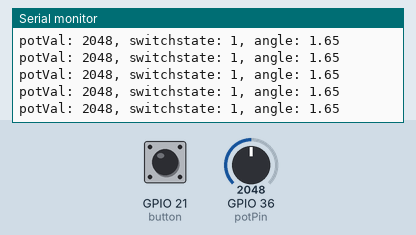
Recording of a sketch running on a simulated ESP32. Shown: the last lines printed to the serial monitor. The test bench sets the inputs (shaded band); at power-on: GPIO 36 (potPin) = 2048, GPIO 21 (button) HIGH.

Above: at 4.2 s.
4.3 s: GPIO 36 (potPin) set to 8
At 4.36 s:
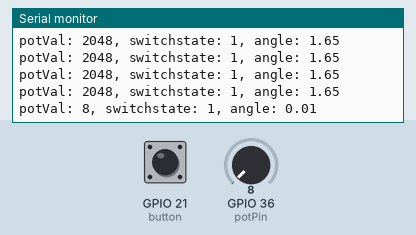
7.3 s: GPIO 36 (potPin) set to 11
At 7.32 s:
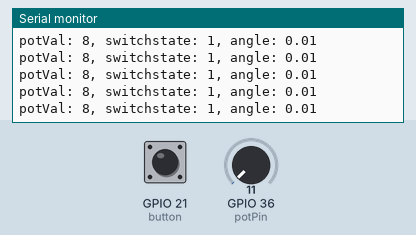
13.4 s: GPIO 36 (potPin) set to 960
At 13.42 s:
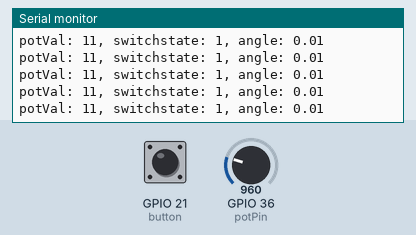
16.4 s: GPIO 36 (potPin) set to 1064
At 16.47 s:
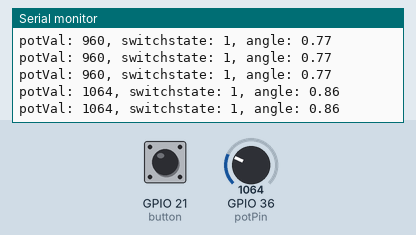
Timing chart, 0 to 19.4 s (numbered marks = the images above; inputs shaded):
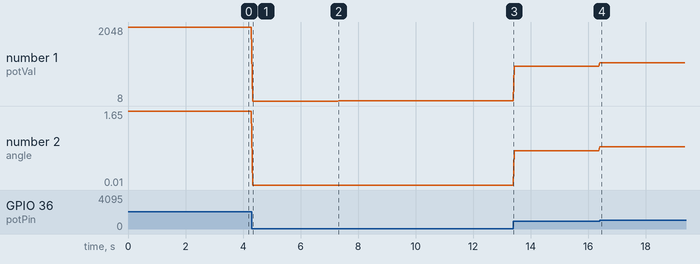

Measured:
- after the input at 4.3 s, the serial monitor: prints a new line at once (image 1)
- after the input at 16.4 s, the serial monitor: prints a new line at once (image 4)
- plotted number 1: 2048 → 8 after the input at 4.3 s, 8 → 11 after the input at 7.3 s, 11 → 960 after the input at 13.4 s, 960 → 1064 after the input at 16.4 s
- plotted number 2: 1.65 → 0.01 after the input at 4.3 s, 0.01 → 0.77 after the input at 13.4 s, 0.77 → 0.86 after the input at 16.4 s

The sketch:

OpenMouseArduinoTest.ino
```cpp
int const potPin = 36;  // analog pin used to connect the potentiometer
int potVal;             // variable to read the value from the analog pin
int angle;              // variable to hold the angle for the servo motor
int switchstate = 0;
int button=21;

float floatMap(float x, float in_min, float in_max, float out_min, float out_max) {
  return (x - in_min) * (out_max - out_min) / (in_max - in_min) + out_min;
}

void setup() {
  Serial.begin(9600);  // open a serial connection to your computer
  analogSetAttenuation(ADC_11db);
  pinMode(button, INPUT_PULLUP);
}

void loop() {
  switchstate = digitalRead(button);
  potVal = analogRead(potPin);  // read the value of the potentiometer
  // print out the value to the Serial Monitor
  Serial.print("potVal: ");
  Serial.print(potVal);

  Serial.print(", switchstate: ");
  Serial.print(switchstate);

  // scale the numbers from the pot
  //angle = map(potVal, 0, 1023, 0, 179);
  float angle = floatMap(potVal, 0, 4095, 0, 3.3);

  // print out the angle for the servo motor
  Serial.print(", angle: ");
  Serial.println(angle);

  // wait for the servo to get there
  delay(15);
}
```
